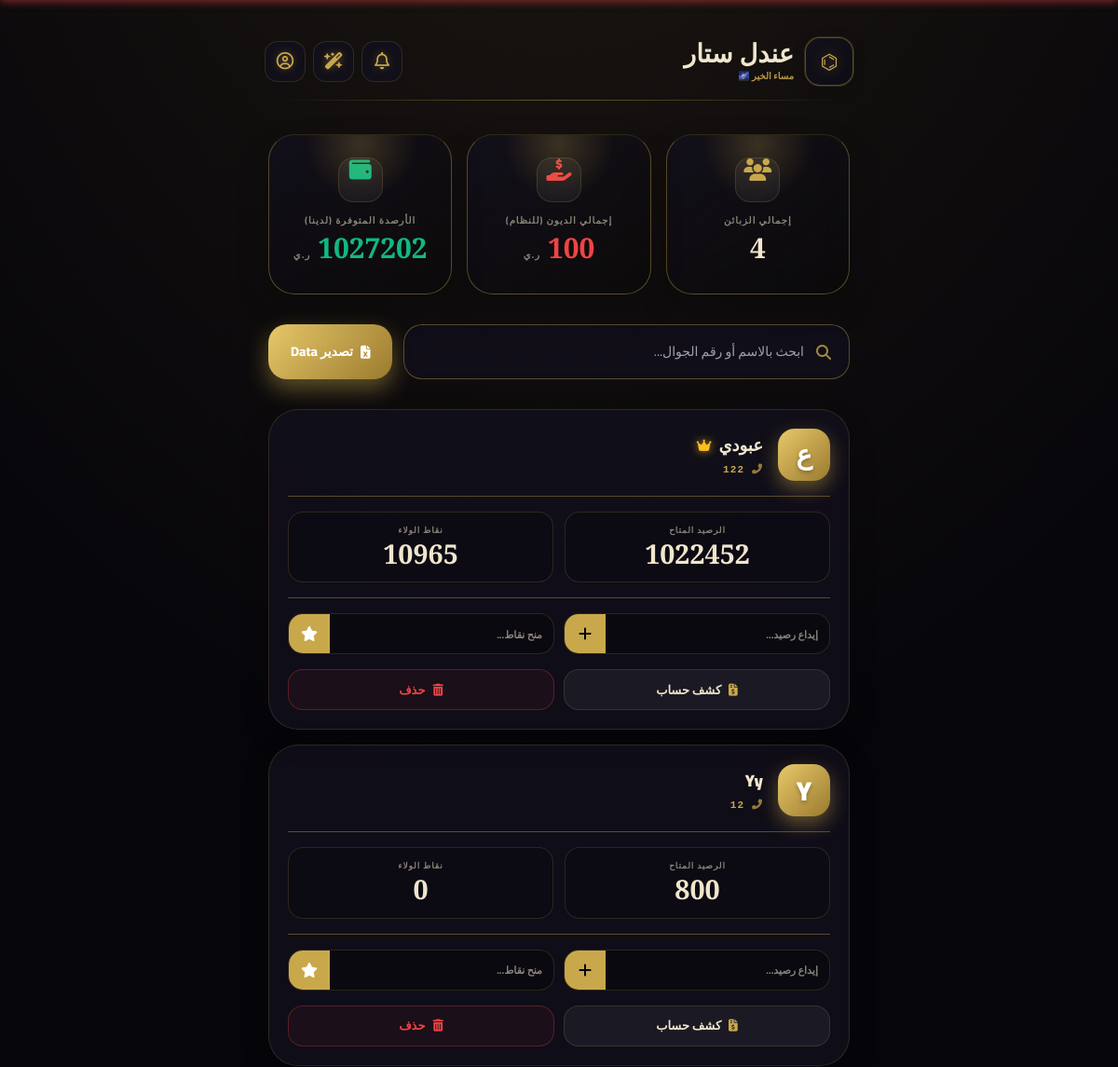
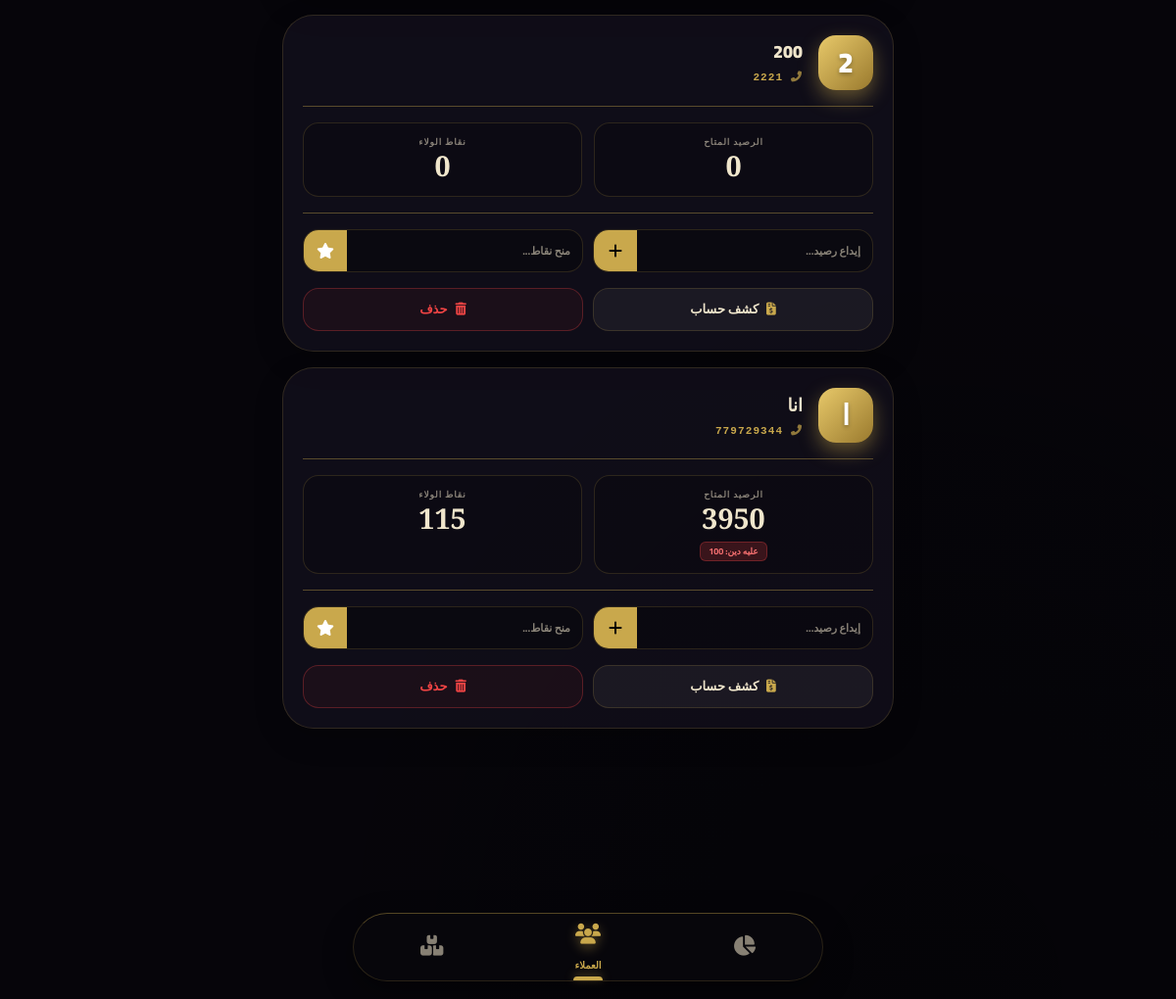
The page /admin/customers (signed in) on the database its author committed (2 pictures, top to bottom).
### app.py (models this page shows)
class User(db.Model):
    id = db.Column(db.Integer, primary_key=True)
    phone = db.Column(db.String(15), unique=True, nullable=False, index=True)
    full_name = db.Column(db.String(100))
    password_hash = db.Column(db.String(256))
    balance = db.Column(db.Float, default=0.0)
    debt = db.Column(db.Float, default=0.0)
    points = db.Column(db.Integer, default=0)
    role = db.Column(db.String(10), default='customer')
    created_at = db.Column(db.String(20), default=lambda: datetime.now().strftime("%Y-%m-%d %H:%M"))
    last_spin_date = db.Column(db.String(20), nullable=True)
    bonus_points = db.Column(db.Integer, default=0)
    active_discount = db.Column(db.Integer, default=0)
    webauthn_cred_id = db.Column(db.String(250), unique=True, nullable=True)
    webauthn_public_key = db.Column(db.String(500), nullable=True)
    webauthn_sign_count = db.Column(db.Integer, default=0)

### app.py (the view)
@app.route('/admin/customers')
def customers_list():
    if session.get('role') != 'admin': return redirect('/login')
    customers = User.query.filter_by(role='customer').all()
    total_debt = sum(c.debt for c in customers) if customers else 0
    total_balance = sum(c.balance for c in customers) if customers else 0
    return render_template('customers.html', customers=customers, total_debt=total_debt, total_balance=total_balance)

### templates/customers.html (shortened to what this page needs)
{% extends "base.html" %}
{% block content %}
<div class="px-2 pt-4 pb-24">
    <div class="grid grid-cols-1 md:grid-cols-3 gap-4 mb-8 stagger-1">
        <div class="stat-card">
            <div class="stat-icon"><i class="fas fa-users"></i></div>
            <p class="text-[10px] text-[var(--text-muted)] font-bold uppercase tracking-widest mb-1">إجمالي الزبائن</p>
            <p class="text-3xl font-black text-[var(--text-primary)]" style="font-family: 'Cormorant Garamond', serif;">{{ customers|length }}</p>
        </div>
        <div class="stat-card">
            <div class="stat-icon" style="color: #ef4444;"><i class="fas fa-hand-holding-usd"></i></div>
            <p class="text-[10px] text-[var(--text-muted)] font-bold uppercase tracking-widest mb-1">إجمالي الديون (للنظام)</p>
            <p class="text-3xl font-black text-[#ef4444]" style="font-family: 'Cormorant Garamond', serif;">{{ total_debt | round(0) | int }} <span class="text-[10px] uppercase font-sans tracking-widest text-[var(--text-muted)]">ر.ي</span></p>
        </div>
        <div class="stat-card">
            <div class="stat-icon" style="color: #10b981;"><i class="fas fa-wallet"></i></div>
            <p class="text-[10px] text-[var(--text-muted)] font-bold uppercase tracking-widest mb-1">الأرصدة المتوفرة (لدينا)</p>
            <p class="text-3xl font-black text-[#10b981]" style="font-family: 'Cormorant Garamond', serif;">{{ total_balance | round(0) | int }} <span class="text-[10px] uppercase font-sans tracking-widest text-[var(--text-muted)]">ر.ي</span></p>
        </div>
    </div>
    <div class="search-bar stagger-2">
        <div class="search-input-wrap">
            <i class="fas fa-search search-icon"></i>
            <input type="text" id="searchInput" class="search-input" placeholder="ابحث بالاسم أو رقم الجوال..." onkeyup="filterCustomers()">
        </div>
        <button onclick="exportCustomers(this)" class="btn-export">
            <i class="fas fa-file-excel"></i> <span class="hidden md:inline">تصدير Data</span>
        </button>
    </div>
    <div id="customersList" class="stagger-3">
        {% for customer in customers %}
        <div class="customer-card customer-item">
            <div class="c-header">
                <div class="c-avatar">{{ customer.full_name[0] }}</div>
                <div class="flex-1">
                    <h3 class="text-lg font-black text-[var(--text-primary)] flex items-center gap-2">
                        {{ customer.full_name }}
                        {% if customer.points >= 1500 %}<i class="fas fa-crown text-amber-400 text-sm drop-shadow-[0_0_5px_rgba(251,191,36,0.8)]"></i>{% endif %}
                    </h3>
                    <p class="text-[11px] text-[var(--accent)] font-bold mt-1 tracking-widest font-mono">
                        <i class="fas fa-phone-alt opacity-70"></i> {{ customer.phone }}
                    </p>
                </div>
            </div>
            <div class="c-balances">
                <div class="c-bal-item">
                    <p class="text-[9px] text-[var(--text-muted)] uppercase tracking-widest font-bold">الرصيد المتاح</p>
                    <p class="c-bal-val text-[#10b981]">{{ customer.balance | round(0) | int }}</p>
                    {% if customer.debt > 0 %}
                    <span class="inline-block bg-red-500/20 text-red-400 text-[9px] font-bold px-2 py-0.5 rounded-md mt-1 border border-red-500/30">
                        عليه دين: {{ customer.debt | round(0) | int }}
                    </span>
                    {% endif %}
                </div>
                <div class="c-bal-item">
                    <p class="text-[9px] text-[var(--text-muted)] uppercase tracking-widest font-bold">نقاط الولاء</p>
                    <p class="c-bal-val text-amber-400">{{ customer.points }}</p>
                </div>
            </div>
            <div class="c-actions">
                <form method="POST" action="/admin/topup_customer/{{ customer.id }}" class="input-action">
                    <input type="number" name="amount" placeholder="إيداع رصيد..." required min="1">
                    <button type="submit" onclick="playGlassSound()" title="إيداع"><i class="fas fa-plus"></i></button>
                </form>
                <form method="POST" action="/admin/give_points" class="input-action">
                    <input type="number" name="points" placeholder="منح نقاط..." required min="1">
                    <button type="submit" onclick="playGlassSound()" title="إهداء"><i class="fas fa-star text-white"></i></button>
                </form>
            </div>
            <div class="c-footer">
                <a href="/admin/statement/{{ customer.id }}" onclick="playGlassSound()" class="btn-icon">
                    <i class="fas fa-file-invoice-dollar text-[var(--accent)]"></i> كشف حساب
                </a>
                <button onclick="deleteCustomer({{ customer.id }}, '{{ customer.full_name }}')" class="btn-icon btn-danger">
                    <i class="fas fa-trash-alt"></i> حذف
                </button>
            </div>
        </div>
        {% endfor %}
    </div>
</div>
{% endblock %}

### templates/base.html (style rules this page uses)
body.theme-1 { --bg-primary: #06050a; --bg-secondary: #0e0d16; --bg-card: rgba(18, 16, 28, 0.8); --accent: #c9a84c; --accent-light: #e8c96a; --accent-dark: #9a7a2e; --accent-glow: rgba(201, 168, 76, 0.45); --glow: rgba(201, 168, 76, 0.12); --orb-1: #c9a84c; --orb-2: #7a5c20; --text-primary: #f0e6cc; --text-muted: rgba(240, 230, 204, 0.55); --border: rgba(201, 168, 76, 0.18); --border-bright: rgba(201, 168, 76, 0.4); --line: rgba(201, 168, 76, 0.25); --nav-bg: rgba(8, 7, 12, 0.95); }
*, *::before, *::after { box-sizing: border-box; }
body { font-family: 'Cairo', sans-serif; background-color: var(--bg-primary); background-image: radial-gradient(ellipse 80% 60% at 50% -20%, var(--glow), transparent), radial-gradient(ellipse 60% 40% at 80% 100%, rgba(0,0,0,0.3), transparent); color: var(--text-primary); min-height: 100vh; transition: background-color 0.3s ease, color 0.3s ease; -webkit-tap-highlight-color: transparent; margin: 0; padding: 0; overflow-x: hidden; }
.pt-safe { padding-top: max(20px, env(safe-area-inset-top)); }

### rows shown on the page
User: full_name "ع", full_name "عبودي", phone "122", balance "1022452", points "10965"
User: full_name "Y", full_name "Yy", phone "12", balance "800", points "0"
User: full_name "2", full_name "200", phone "2221", balance "0", points "0"
User: full_name "ا", full_name "انا", phone "779729344", balance "3950", debt "100", points "115"

### other values the page prints
{{ customers|length }} "4"
